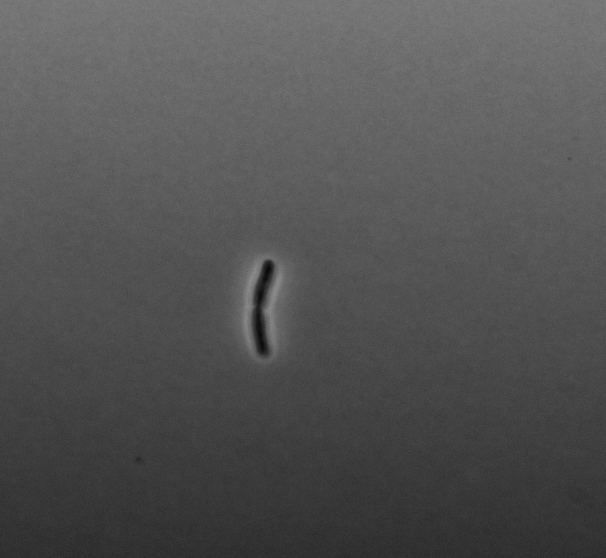
#> input picture 75/raw011.tif, 606 x 558 px
$ python -i conot.py   (imports and definitions only)
#> lines starting #> are read from the running program, lines starting #| are printed output that depends on the picture; after the words box and inside, x2 and y2 are one past the last pixel; in counts of white or black regions, pixels touching at a corner belong together
import cv2
import numpy as np

def get_outer_contour(img_path, draw_color=(255, 0, 0), thickness=3):

#> called with img_path = '75/raw011.tif', draw_color = (255, 0, 0), thickness = 3
    img = cv2.imread(img_path)
#> img is the input picture: shape (558, 606, 3); min 4, max 141, mean 82.8
    gray = cv2.cvtColor(img, cv2.COLOR_BGR2GRAY)

    _, thresh = cv2.threshold(gray, 50, 255, cv2.THRESH_BINARY_INV)
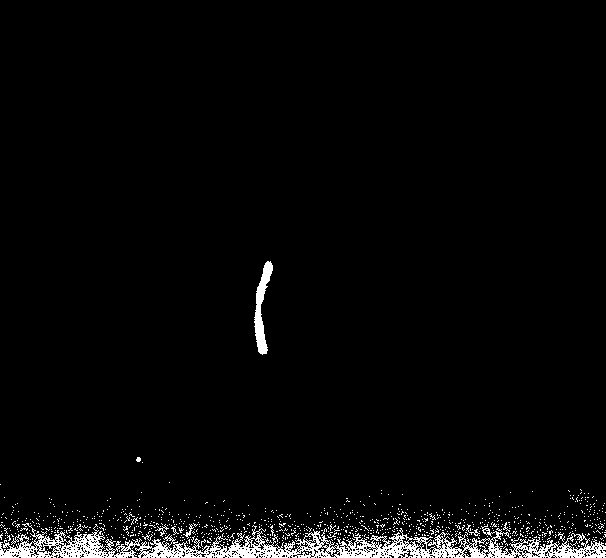
#> thresh: shape (558, 606); 3.2% white in thin lines or dots, all inside (x1, y1, x2, y2) = (0, 261, 606, 558)

    kernel = np.ones((3, 3), np.uint8)
    thresh = cv2.morphologyEx(thresh, cv2.MORPH_CLOSE, kernel, iterations=2)
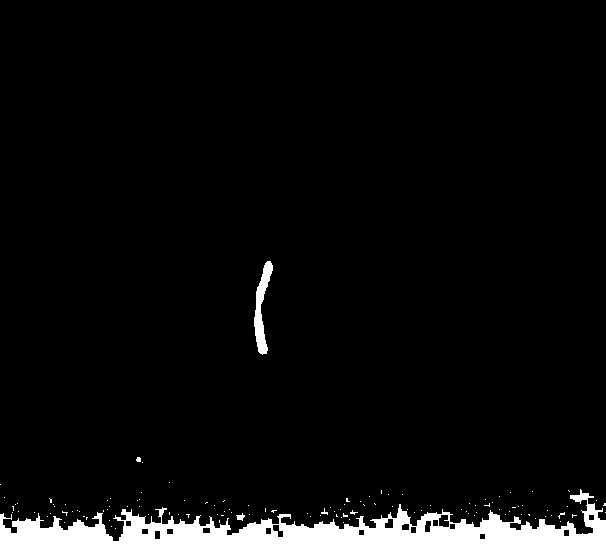
#> thresh: shape (558, 606); 6.6% white; 118 white regions (114 under 20 px)

    contours, _ = cv2.findContours(thresh, cv2.RETR_EXTERNAL, cv2.CHAIN_APPROX_SIMPLE)
#> contours = 118 contours, 115 with area under 20; largest, box (x1, y1, x2, y2) and area: (0, 489, 606, 558) 20796, (254, 261, 273, 355) 678, (236, 513, 245, 521) 26

    largest_contour = max(contours, key=cv2.contourArea)
#> largest_contour = contour of 650 points, box (x1, y1, x2, y2) (0, 489, 606, 558), area 20796

    return largest_contour

def contour_area(contour):
    """Return area of the contour."""
    return cv2.contourArea(contour)

# [48 lines left out: functions contour_circularity, contour_smoothness, visualize_contour, not called in this run]

>>> result = get_outer_contour('75/raw011.tif')
#> result has the same summary as largest_contour in get_outer_contour

$ run again, on 75/raw017.tif
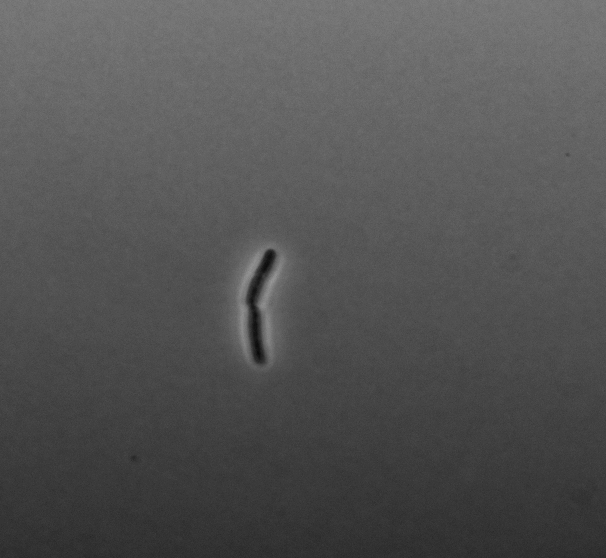
#> input picture 75/raw017.tif, 606 x 558 px
#> in get_outer_contour, img is the input picture: shape (558, 606, 3); min 9, max 151, mean 83.2
#> in get_outer_contour, `_, thresh = cv2.threshold(gray, 50, 255, cv2.THRESH_BINARY_INV)`:
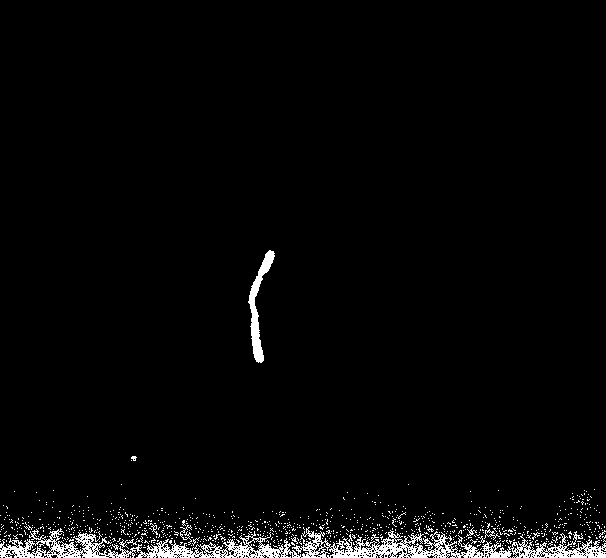
#> thresh: shape (558, 606); 2.9% white in thin lines or dots, all inside (x1, y1, x2, y2) = (0, 250, 606, 558)
#> in get_outer_contour, `thresh = cv2.morphologyEx(thresh, cv2.MORPH_CLOSE, kernel, iterations=2)`:
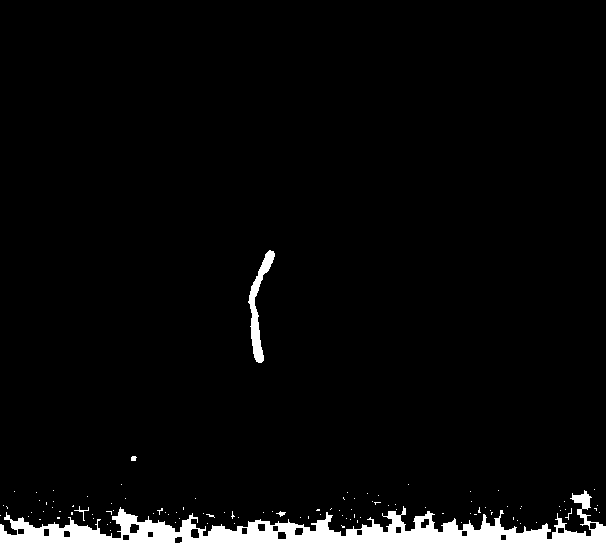
#> thresh: shape (558, 606); 6.1% white; 105 white regions (100 under 20 px)
#> contours = 105 contours, 103 with area under 20; largest, box (x1, y1, x2, y2) and area: (0, 490, 606, 558) 19214, (248, 250, 275, 363) 788
#> largest_contour = contour of 665 points, box (x1, y1, x2, y2) (0, 490, 606, 558), area 19214
#> result has the same summary as largest_contour in get_outer_contour

$ run again, on 75/raw020.tif
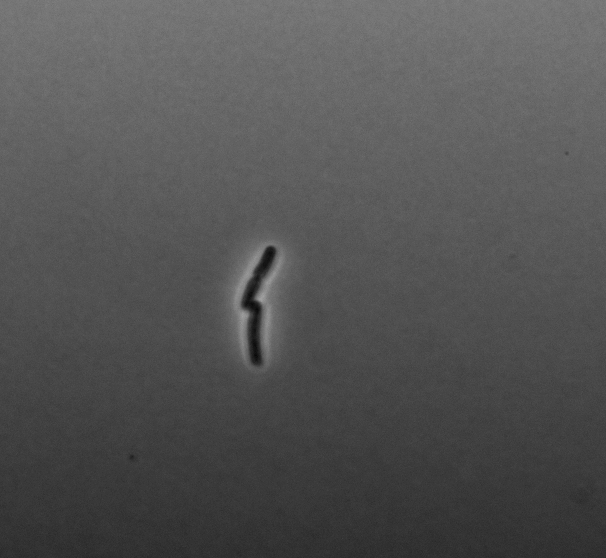
#> input picture 75/raw020.tif, 606 x 558 px
#> in get_outer_contour, img is the input picture: shape (558, 606, 3); min 7, max 160, mean 83.3
#> in get_outer_contour, `_, thresh = cv2.threshold(gray, 50, 255, cv2.THRESH_BINARY_INV)`:
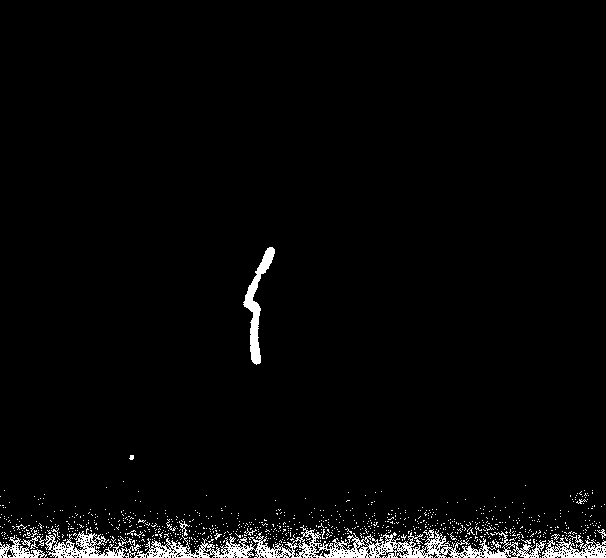
#> thresh: shape (558, 606); 2.9% white in thin lines or dots, all inside (x1, y1, x2, y2) = (0, 247, 606, 558)
#> in get_outer_contour, `thresh = cv2.morphologyEx(thresh, cv2.MORPH_CLOSE, kernel, iterations=2)`:
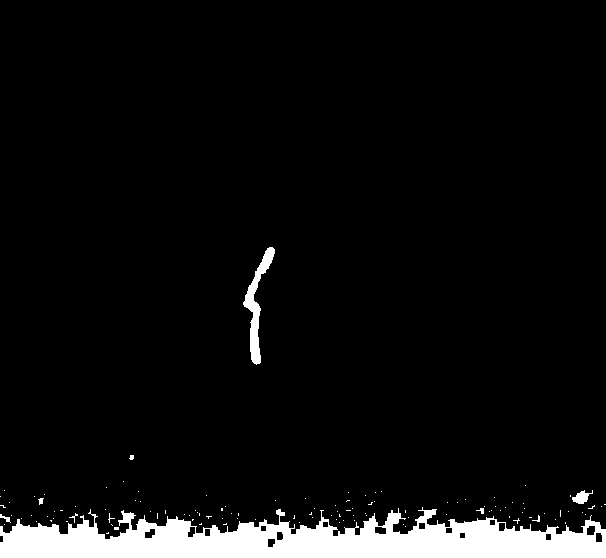
#> thresh: shape (558, 606); 6.1% white; 118 white regions (109 under 20 px)
#> contours = 118 contours, 114 with area under 20; largest, box (x1, y1, x2, y2) and area: (0, 507, 606, 558) 18808, (243, 247, 275, 365) 940, (572, 490, 593, 504) 126, (0, 514, 11, 523) 22
#> largest_contour = contour of 570 points, box (x1, y1, x2, y2) (0, 507, 606, 558), area 18808
#> result has the same summary as largest_contour in get_outer_contour
